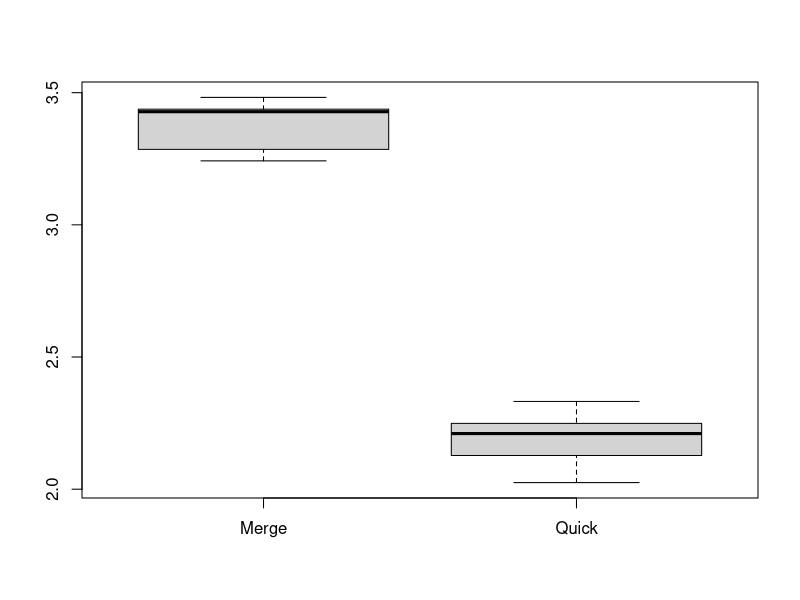

Generate this figure with R:
merge <- read.delim("./merge_data.txt", sep ="\n", header = FALSE, dec =".")
quick <- read.delim("./quick_data.txt", sep ="\n", header = FALSE, dec =".")

data<-data.frame(merge,quick)
boxplot(data, names=c("Merge","Quick"))